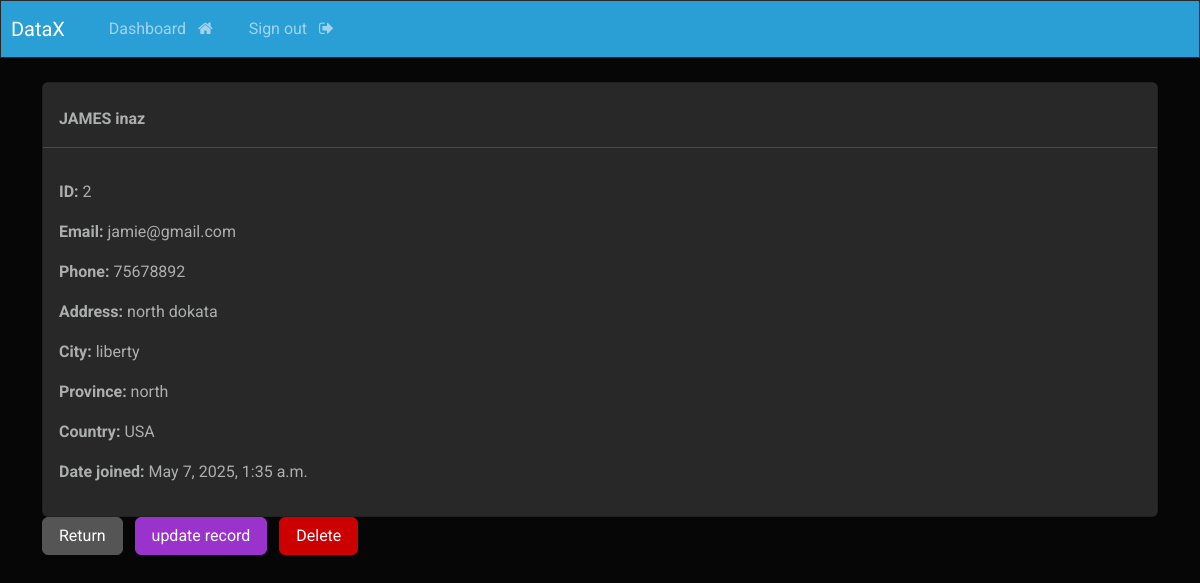
The app's page /record/2 (signed in) with its own data.
### webapp/models.py (models this page shows, shortened)
class Record(models.Model):
    creation_date = models.DateTimeField(auto_now_add=True)
    first_name = models.CharField(max_length=150)
    last_name = models.CharField(max_length=150)
    email = models.EmailField(max_length=150)
    phone = models.CharField(max_length=20)
    address = models.CharField(max_length=300)
    city = models.CharField(max_length=255)
    province = models.CharField(max_length=200)
    country = models.CharField(max_length=120)

### webapp/views.py (the view)
# urls.py: path('record/<int:pk>', views.view_record, name = 'record'),
@login_required(login_url='my-login')
def view_record(request, pk):
    all_records = Record.objects.get(id=pk)
    context ={'record':all_records}
    return render(request, 'webapp/view-record.html', context = context)

### webapp/templates/webapp/view-record.html (shortened to what this page needs)
{% extends 'webapp/base.html' %}
{% block content %}
    <div class="card">
        <strong>
            <br>
            {{record.first_name|upper}}
            {{record.last_name}}
        </strong>
        <hr>
        <div class="card-body">
            <p> <strong> ID: </strong> {{record.id}} </p>
            <p> <strong> Email: </strong> {{record.email}} </p>
            <p> <strong> Phone: </strong> {{record.phone}} </p>
            <p> <strong> Address: </strong> {{record.address}} </p>
            <p> <strong> City: </strong> {{record.city}} </p>
            <p> <strong> Province: </strong> {{record.province}} </p>
            <p> <strong> Country: </strong> {{record.country}} </p>
            <p> <strong> Date joined: </strong> {{record.creation_date}} </p>
        </div>
    </div>
    <a href="{% url 'dashboard' %}" class="btn btn-secondary">Return</a>
    <a href="{% url 'update-record' record.id %}" class="btn btn-info">update record</a>
    <a href="{% url 'delete-record' record.id %}" class="btn btn-danger">Delete</a>
{% endblock %}

### records on screen
Record: first_name "JAMES", last_name "inaz", id "2", email "jamie@gmail.com", phone "75678892", address "north dokata", city "liberty", province "north", country "USA", creation_date "May 7, 2025, 1:35 a.m."
